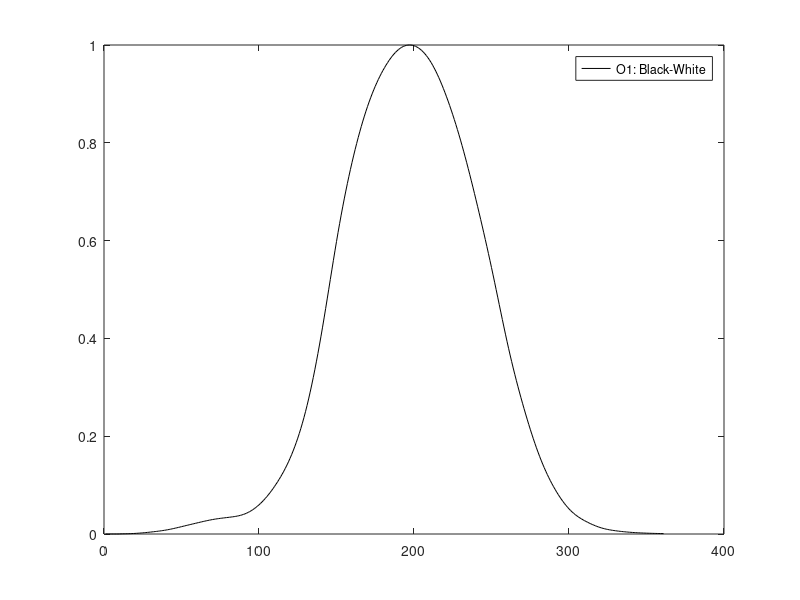
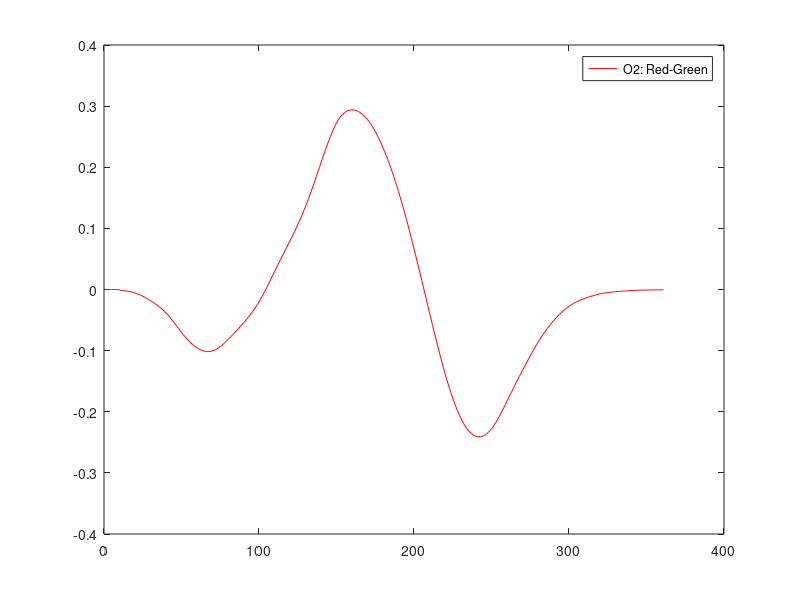
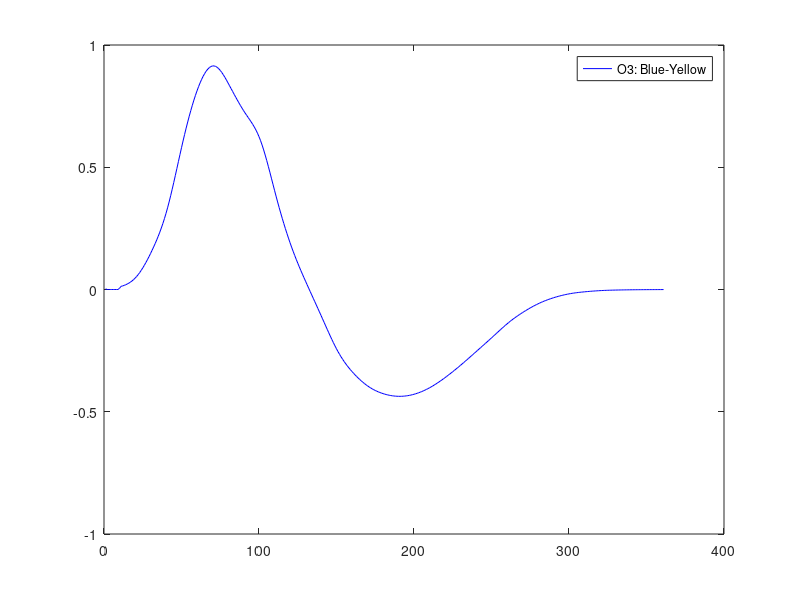
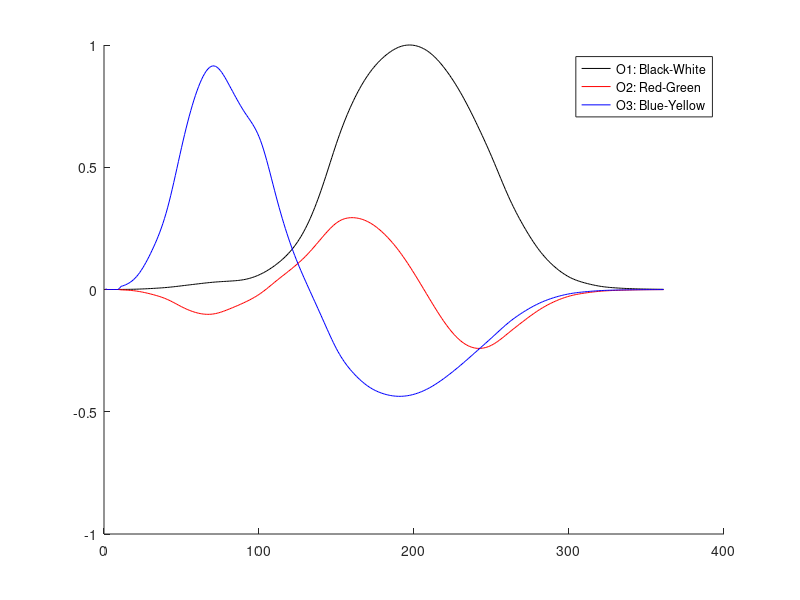

Write MATLAB code to recreate these figures, in order.
function [ ] = Part2_Q6(  )
% Part2 Q6

load('cones.mat');

% as in lecture 4 slide 24
DecorrelationMatrix = [ 1.00 0.00 0.00 ; -0.59 0.80 -0.12 ; -0.34 -0.11 0.93 ];

OSpace = DecorrelationMatrix * cones';

figure('name','Part2_Q6: Black-White');
plot(OSpace(1,:),'black');
legend('O1: Black-White');

figure('name','Part2_Q6: Red-Green');
plot(OSpace(2,:),'r');
legend('O2: Red-Green');

figure('name','Part2_Q6: Blue-Yellow');
plot(OSpace(3,:),'b');
legend('O3: Blue-Yellow');

figure('name','Part2_Q6: similar to that shown in class');
hold all;
plot(OSpace(1,:),'black');
plot(OSpace(2,:),'r');
plot(OSpace(3,:),'b');
legend('O1: Black-White','O2: Red-Green','O3: Blue-Yellow');